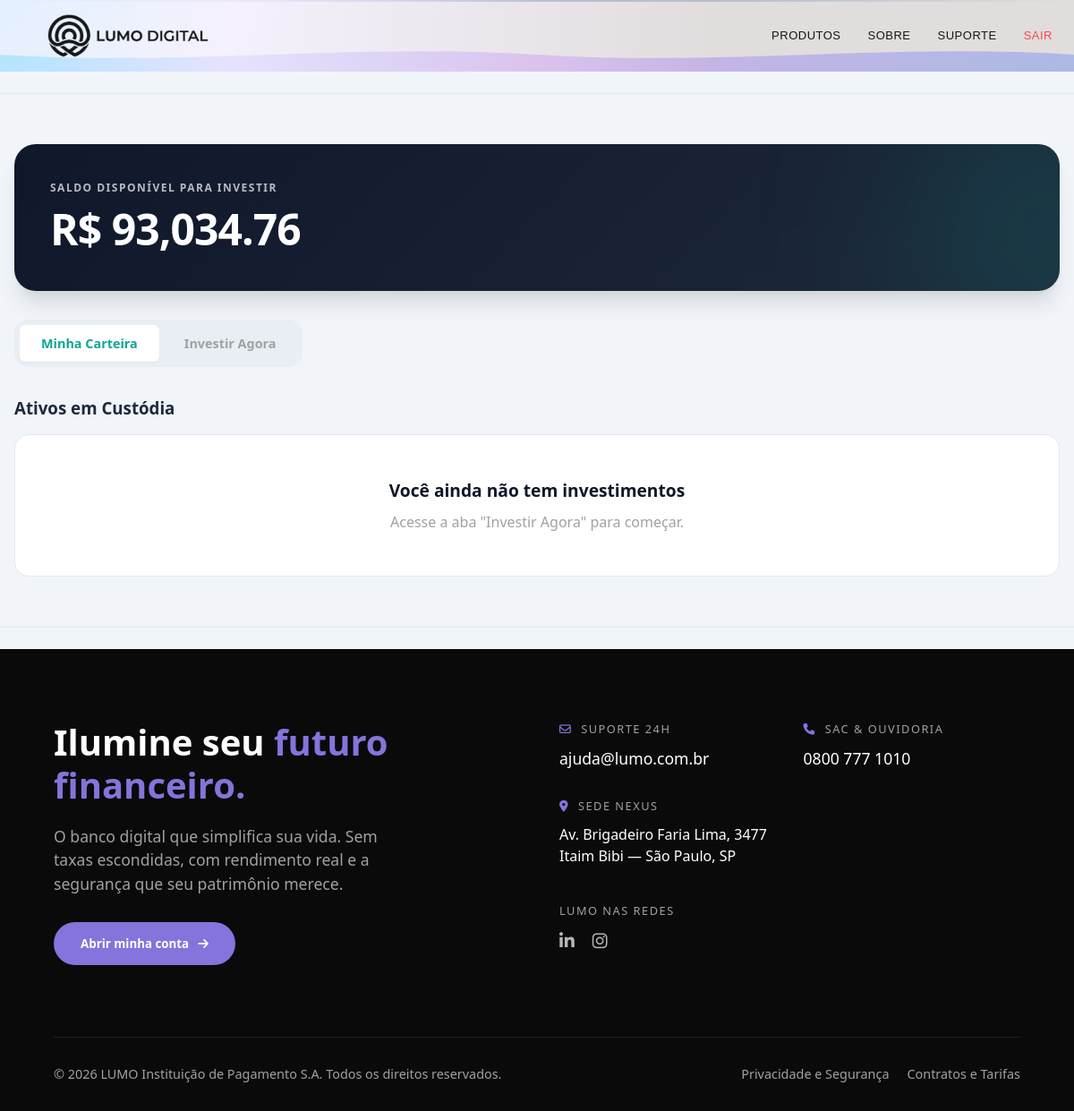
Before: /investimento (signed in) with the older database file.
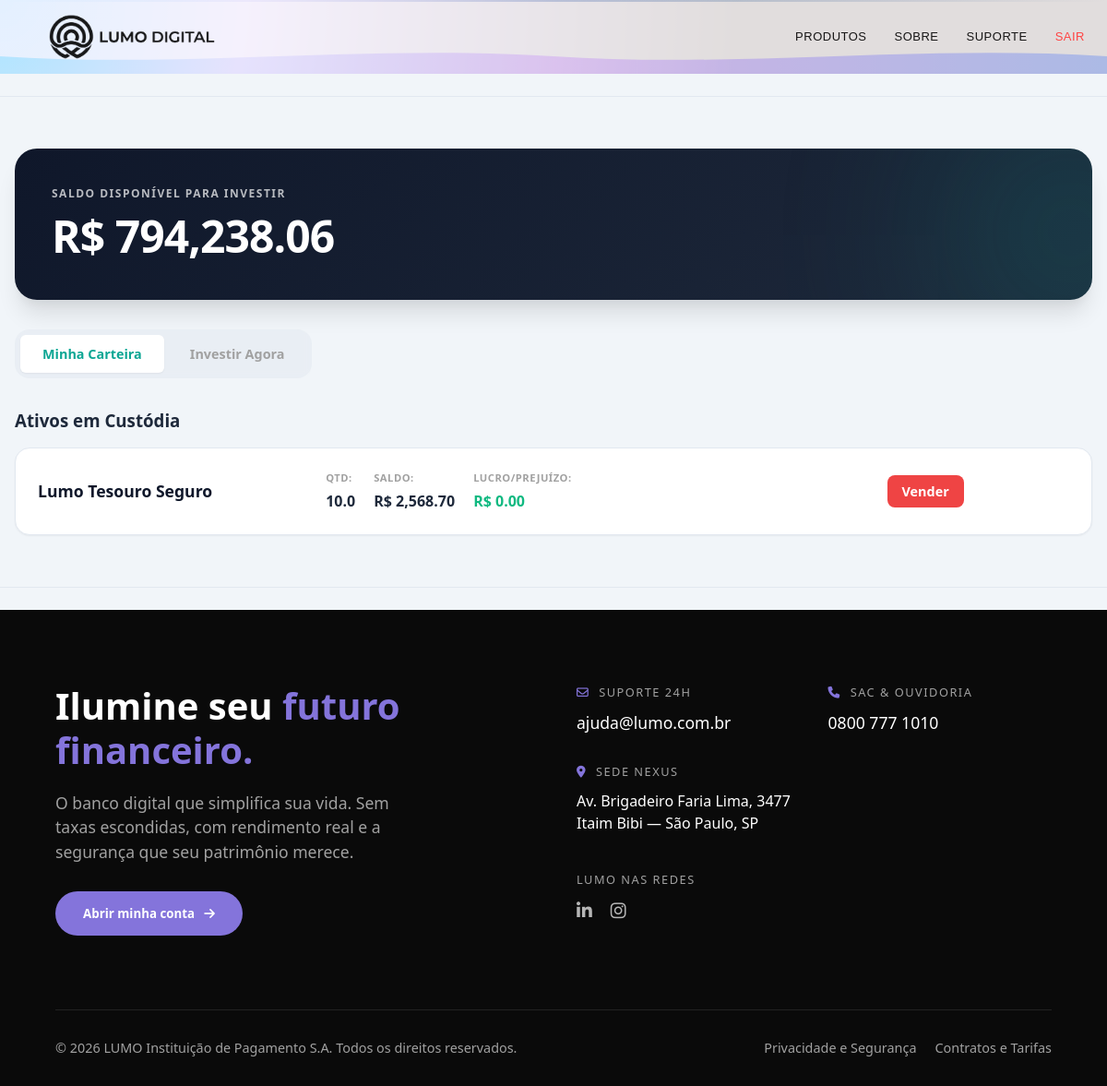
After: the same page with the newer database file.
### tables this page shows
CREATE TABLE contas (
    id INTEGER PRIMARY KEY AUTOINCREMENT,
    usuario_id INTEGER NOT NULL,
    numero_conta TEXT NOT NULL UNIQUE,
    saldo REAL DEFAULT 0, salario INTEGER DEFAULT 1518, ultimo_salario DATETIME,
    
    FOREIGN KEY (usuario_id) REFERENCES usuarios(id)
);

CREATE TABLE carteira_investimentos (
    id INTEGER PRIMARY KEY AUTOINCREMENT,
    
    conta_id INTEGER NOT NULL,
    investimento_id INTEGER NOT NULL,
    
    quantidade REAL NOT NULL,
    preco_medio REAL NOT NULL,
    
    criado_em DATETIME DEFAULT CURRENT_TIMESTAMP,
    
    FOREIGN KEY (conta_id) REFERENCES contas(id),
    FOREIGN KEY (investimento_id) REFERENCES investimentos(id)
);

CREATE TABLE "investimentos" (
            id INTEGER PRIMARY KEY AUTOINCREMENT,
            nome TEXT NOT NULL,
            descricao TEXT,
            valor_cota REAL NOT NULL,
            risco TEXT DEFAULT 'medio',
            ativo INTEGER DEFAULT 1,
            ultimo_update DATETIME,
            criado_em DATETIME DEFAULT CURRENT_TIMESTAMP
        );

### routes/investimento.py (the view)
@investimento_bp.route("/investimento")
def investimento():
    if 'user_info' not in session:
        return redirect(url_for('auth.login'))
    conta_id = session['user_info']['conta_id']
    popup_message = session.pop('popup_message', None)
    popup_type = session.pop('popup_type', None)
    investimentos_data = load_all_investiments()
    investimentos_disponiveis = investimentos_data['investimentos']
    carteira_data = carregar_carteira(conta_id)
    conn = get_db()
    conn.row_factory = sqlite3.Row
    conta = conn.execute("SELECT saldo FROM contas WHERE id = ?", (conta_id,)).fetchone()
    saldo_atual = conta['saldo'] if conta else 0
    conn.close()
    if not carteira_data or not carteira_data.get('investimentos'):
        carteira = []
        valor_carteira = 0
    else:
        carteira = carteira_data['investimentos']
        valor_carteira = sum(item['saldo'] for item in carteira) if carteira else 0
    return render_template(
        "investimento/index.html",
        carteira=carteira,
        investimentos_disponiveis=investimentos_disponiveis,
        valor_carteira=valor_carteira,
        saldo=saldo_atual,
        session=session,
        popup_message=popup_message,
        popup_type=popup_type
    )

### utils/services/banco/investimento.py (called while the page is built)
def load_all_investiments():
    conn = get_db()
    conn.row_factory = sqlite3.Row
    investimentos = conn.execute("""
        SELECT
            id,
            nome,
            descricao,
            valor_cota,
            risco,
            ativo
        FROM investimentos
        WHERE ativo = 1
    """).fetchall()
    investimentos_lista = [dict(row) for row in investimentos]
    investimentos_info = {
        'investimentos': investimentos_lista
    }
    conn.close()
    return investimentos_info

### utils/validators.py (called while the page is built)
def get_db():
    conn = sqlite3.connect(DB_PATH)
    conn.row_factory = sqlite3.Row
    return conn

### templates/investimento/index.html (shortened to what this page needs)
{% extends 'layouts/base_home.html' %}
{% block content %}
<link rel="stylesheet" href="{{ url_for('static', filename='css/investimentos/style.css') }}">
<div class="invest-wrapper">
    <div class="app-container">
        <header class="invest-header">
            <div class="balance-card">
                <span>Saldo disponível para investir</span>
                <h2 id="saldo-atual">R$ {{ "{:,.2f}".format(saldo) }}</h2>
            </div>
        </header>
        <div class="tabs-wrapper">
            <div class="tabs-nav">
                <label for="tab-carteira" class="tab-label">Minha Carteira</label>
                <label for="tab-explorar" class="tab-label">Investir Agora</label>
            </div>
            <div class="tabs-content">
                <div id="content-carteira" class="tab-pane">
                    <h3 class="section-title" style="margin-bottom: 15px;">Ativos em Custódia</h3>
                    <div class="investimentos-lista">
                        {% if carteira %}
                        {% for investimento in carteira %}
                        <div class="invest-item-card" data-investimento-id="{{ investimento['investimento_id'] }}"
                            data-quantidade="{{ investimento['quantidade'] }}" data-saldo="{{ investimento['saldo'] }}">
                            <div class="item-info">
                                <strong> {{ investimento['nome'] }}</strong>
                            </div>
                            <div class="item-details" style="display: flex; gap: 20px;">
                                <div><small>Qtd:</small> <strong class="card-qtd">{{ investimento['quantidade'] }}</strong></div>
                                <div><small>Saldo:</small> <strong class="card-saldo">R$ {{ "{:,.2f}".format(investimento['saldo']) }}</strong></div>
                                <div><small>Lucro/Prejuízo:</small> <strong class="card-lucro {% if investimento['lucro_prejuizo'] > 0 %}positive{% elif investimento['lucro_prejuizo'] < 0 %}negative{% endif %}">R$ {{ "{:,.2f}".format(investimento['lucro_prejuizo']) }}</strong></div>
                            </div>
                            <form method="POST" action="{{ url_for('investimento.vender') }}" class="vender-form">
                                <button class="btn-sell">Vender</button>
                            </form>
                        </div>
                        {% endfor %}
                        {% else %}
                        <div class="empty-state">
                            <h3>Você ainda não tem investimentos</h3>
                            <p style="color: var(--text-muted); margin-top: 5px;">Acesse a aba "Investir Agora" para
                                começar.</p>
                        </div>
                        {% endif %}
                    </div>
                </div>
            </div>
        </div>
    </div>
</div>
{% include "components/popup.html" %}
{% endblock %}

Changed rows visible on the page:
changed contas: saldo "93,034.76" → "794,238.06"
added carteira_investimentos: nome "Lumo Tesouro Seguro", quantidade "10.0", saldo "2,568.70", lucro_prejuizo "0.00"
Other visible differences:
text no longer shown: "Você ainda não tem investimentos Acesse a aba \"Investir Agora\" para começar."
